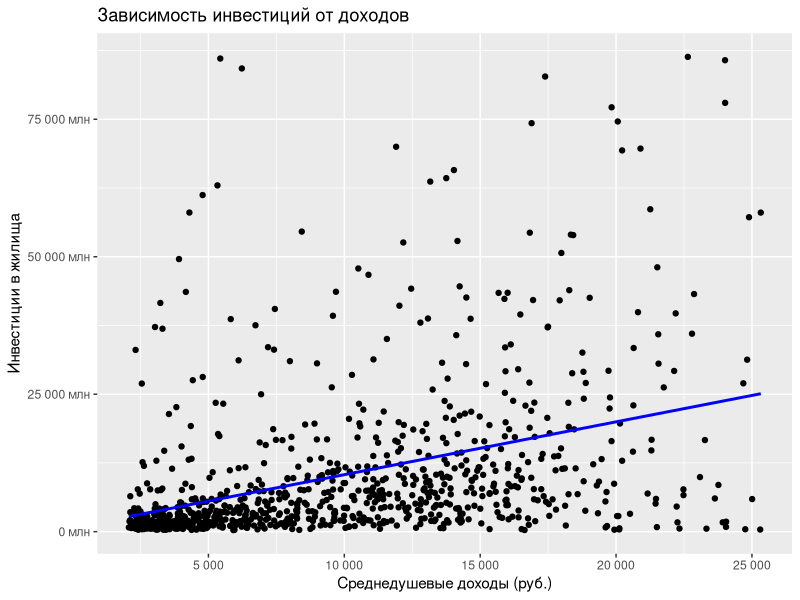
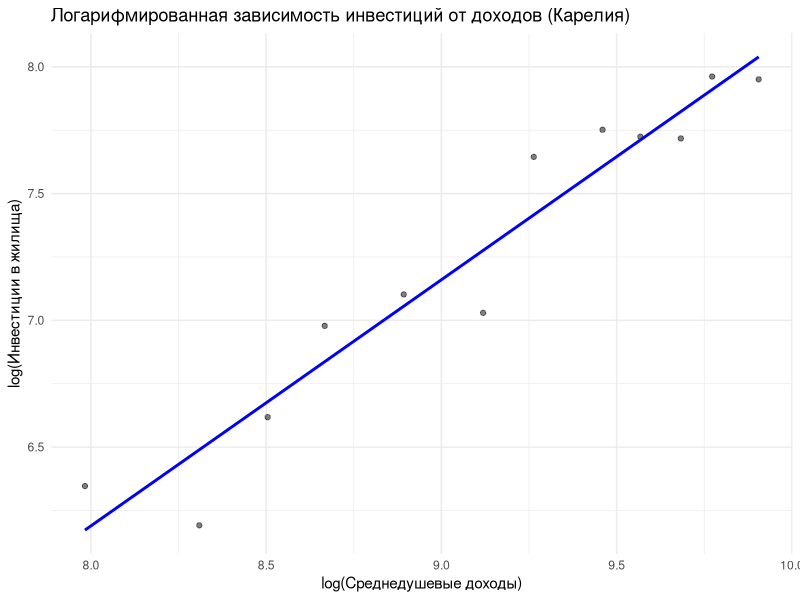
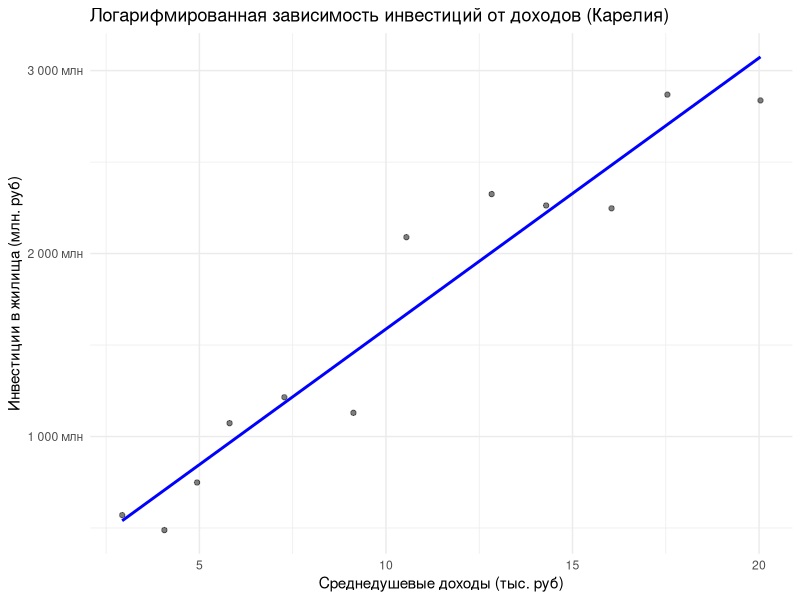
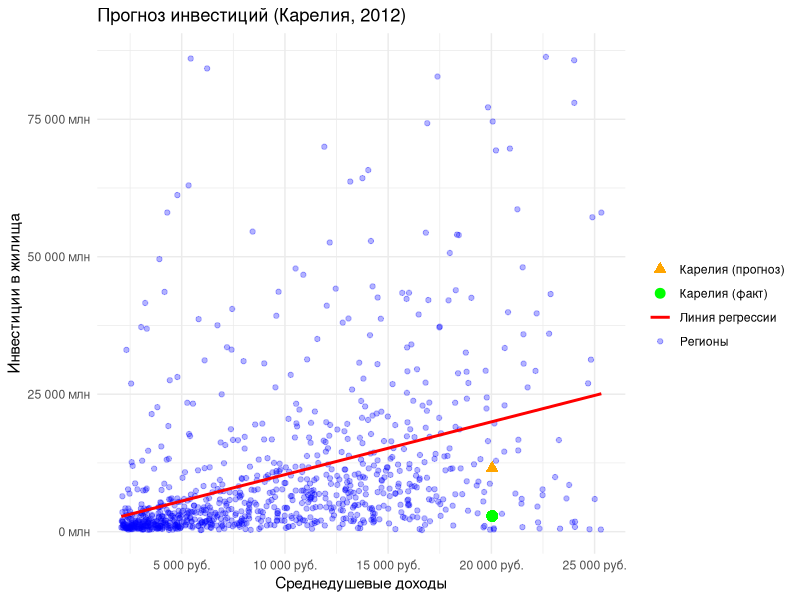

Recreate these plots in R, in order.
library(dplyr)
library(ggplot2)
library(readxl)
# читаю данные
data <- read_excel("data.xlsx")

# обработка данных
data$income <- as.numeric(gsub(",", ".", data$income))
data$outcome <- as.numeric(gsub(",", ".", data$outcome))

# удаляю строки с нулями (отсутствие данных)
data_clean <- data %>% filter(income != 0 & outcome != 0)

# убираю выбросы по квантилям
lower_income <- quantile(data_clean$income, 0.1)
upper_income <- quantile(data_clean$income, 0.95)
lower_outcome <- quantile(data_clean$outcome, 0.1)
upper_outcome <- quantile(data_clean$outcome, 0.95)

data_filtered <- data_clean %>%
  filter(income >= lower_income & income <= upper_income &
         outcome >= lower_outcome & outcome <= upper_outcome)
# визуализация данных (общая)
ggplot(data_filtered, aes(x = income, y = outcome)) +
  geom_point() +
  geom_smooth(method = "lm", se = FALSE, color = "blue") +
  scale_y_continuous(labels = scales::comma_format(big.mark = " ", suffix = " млн")) +
  scale_x_continuous(labels = scales::comma_format(big.mark = " ")) +
  labs(title = "Зависимость инвестиций от доходов",
       x = "Среднедушевые доходы (руб.)",
       y = "Инвестиции в жилища")

# коэффициент корреляции
correlation <- cor(data_filtered$income, data_filtered$outcome, use = "complete.obs")
correlation

# пусть уровень значимости 0.05 (то есть вероятность, что связь случайна, практически нулевая.)
# проверка значимости
cor_test <- cor.test(data_filtered$income, data_filtered$outcome)
cor_test

# Вывод: r = 0.394, p-value < 0.05, зависимость положительная и значимая
# Связь слабая, но статистически значимая

# Линейная модель для всех регионов
model_all <- lm(outcome ~ income, data = data_filtered)
summary(model_all)

#если доход увеличивается на 1 рубль, то инвестиции в жильё в среднем увеличиваются на 0,96 рубля.
#R^2 = 0.155, значит модель объясняет только 15% разброса инвестиций.
# Это не очень много. Значит, большая часть инвестиций зависит от других факторов, не учтённых в твоей модели.
# прогнозы
data_filtered$pred_all <- predict(model_all, newdata = data_filtered)

# MAPE для общей модели
mape_all <- mean(abs(data_filtered$outcome - data_filtered$pred_all) / data_filtered$outcome) * 100
mape_all
# # MAPE = 265%, значит линейная модель без логарифмов слишком грубая для прогноза
# добавляем логарифмы
data_filtered <- data_filtered %>%
  mutate(log_income = log(income),
         log_outcome = log(outcome))

# общая модель с логарифмами
model_log_all <- lm(log_outcome ~ log_income, data = data_filtered)
summary(model_log_all)

# прогноз и MAPE
data_filtered$pred_log_all <- exp(predict(model_log_all, newdata = data_filtered))
mape_log_all <- mean(abs(data_filtered$outcome - data_filtered$pred_log_all) / data_filtered$outcome) * 100
mape_log_all
# MAPE = 138% лучше, но все еще очень высоко для общей модели
# модель для Карелии
karelia <- data_filtered %>% filter(region == "Республика Карелия")
model_log_karelia <- lm(log_outcome ~ log_income, data = karelia)
karelia$pred_log <- exp(predict(model_log_karelia, newdata = karelia))
mape_log_karelia <- mean(abs(karelia$outcome - karelia$pred_log) / karelia$outcome) * 100
mape_log_karelia

# визуализация для Республики Карелия (логарифм)
ggplot(karelia, aes(x = log_income, y = log_outcome)) +
  geom_point(alpha = 0.5) +
  geom_smooth(method = "lm", se = FALSE, color = "blue") +
  labs(title = "Логарифмированная зависимость инвестиций от доходов (Карелия)",
       x = "log(Среднедушевые доходы)",
       y = "log(Инвестиции в жилища)") +
  theme_minimal()

# визуализация для Республики Карелия (исходные)
ggplot(karelia,  aes(x = income/1000, y = outcome)) +
  geom_point(alpha = 0.5) +
  geom_smooth(method = "lm", se = FALSE, color = "blue") +
  scale_y_continuous(labels = scales::comma_format(big.mark = " ", suffix = " млн")) +
  scale_x_continuous(labels = scales::comma_format(big.mark = " ")) +
  labs(title = "Логарифмированная зависимость инвестиций от доходов (Карелия)",
       x = "Среднедушевые доходы (тыс. руб)",
       y = "Инвестиции в жилища (млн. руб)") +
  theme_minimal()

# построить прогноз для РК для 2012
karelia_point <- data_filtered %>%
  filter(region == "Республика Карелия", year == 2012)

income_real <- karelia_point$income
outcome_real <- karelia_point$outcome

# прогноз по log модели
# создаю данные для предсказания
pred_data <- data.frame(log_income = log(income_real))

# прогноз + доверительный интервал
log_pred <- predict(model_log_all,
                    newdata = pred_data,
                    interval = "prediction",
                    level = 0.95)

# возвращаем из логов
pred_outcome <- exp(log_pred[1])
pred_lower <- exp(log_pred[2])
pred_upper <- exp(log_pred[3])

#Визуализация 
ggplot(data_filtered, aes(x = income, y = outcome)) +
  geom_point(aes(color = "Регионы"), alpha = 0.3) +
  
  stat_smooth(aes(color = "Линия регрессии"),
              method = "lm",
              formula = y ~ x,
              se = FALSE) +
  
  # факт Карелии
  geom_point(aes(x = income_real, y = outcome_real, color = "Карелия (факт)"),
             size = 3) +
  
  # прогноз
  geom_point(aes(x = income_real, y = pred_outcome, color = "Карелия (прогноз)"),
             size = 3, shape = 17) +
  
  scale_color_manual(values = c("Регионы" = "blue",
                                "Линия регрессии" = "red",
                                "Карелия (факт)" = "green",
                                "Карелия (прогноз)" = "orange")) +
  
  scale_y_continuous(labels = scales::comma_format(big.mark = " ", suffix = " млн")) +
  scale_x_continuous(labels = scales::comma_format(big.mark = " ", suffix = " руб.")) +
  
  labs(title = "Прогноз инвестиций (Карелия, 2012)",
       x = "Среднедушевые доходы",
       y = "Инвестиции в жилища",
       color = "") +
  
  theme_minimal()

#Экономические выводы
# ошибки прогноза
abs_error <- abs(outcome_real - pred_outcome)
rel_error <- abs_error / outcome_real * 100

# Связь между доходами и инвестициями слабая
# Коэффициент корреляции r = 0.3939 зависимость положительная, но слабая

# Логарифмическая модель лучше линейной
# (ошибка ниже, модель адекватнее описывает зависимость)

# Сравнение прогноза и факта для Карелии (2012)
# Фактические инвестиции НИЖЕ прогнозных
# Отклонение: 8698.39 млн руб.
# Относительная ошибка: 306.61%
#  модель сильно переоценивает инвестиции для данного региона

# Эластичность
# бета = 0.9708

# Интерпретация эластичности
# Инвестиции НЕЭЛАСТИЧНЫ по доходу (бета < 1)
# Это означает:
# при росте доходов на 1% инвестиции увеличиваются примерно на 0.97%
# влияние доходов почти пропорциональное, но немного слабее

# Для увеличения инвестиций на 1% доход должен вырасти примерно на 1.03%

# Общий вывод
# Доходы оказывают влияние на инвестиции, но не являются ключевым фактором

# Экономическая интерпретация
# Высокая ошибка прогноза (более 300%) показывает:
# - модель по всем регионам плохо описывает отдельный регион (Карелию)
# - инвестиции зависят от дополнительных факторов

# Итог
# Для повышения качества модели необходимо учитывать дополнительные переменные
